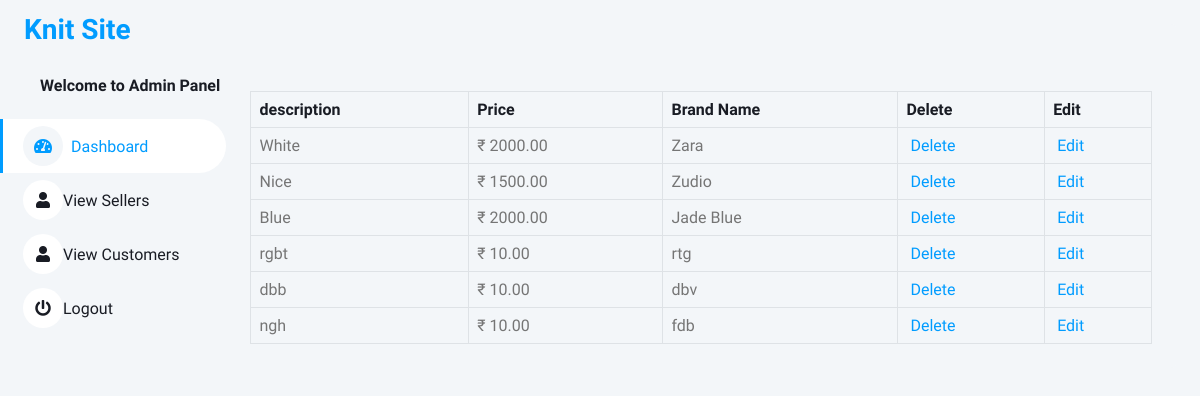
/Admin/view_products.php, run on an earlier commit of the app's database.
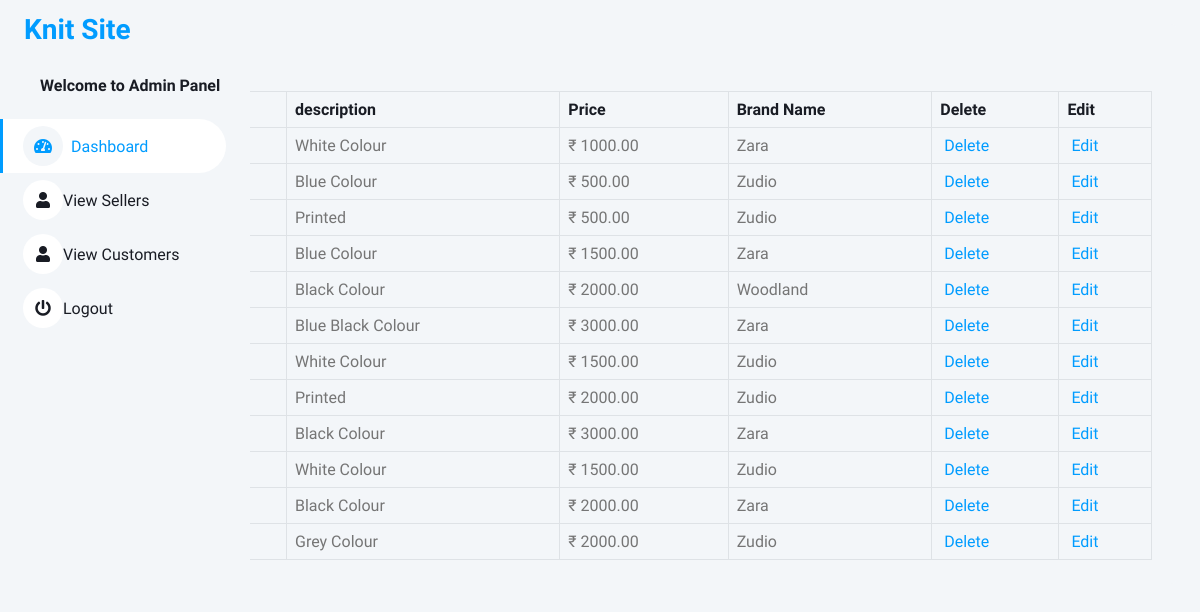
And on a later commit of the database.
### tables this page shows
CREATE TABLE `products` (
  `id` int(11) NOT NULL,
  `name` varchar(255) NOT NULL,
  `description` text DEFAULT NULL,
  `price` decimal(10,2) NOT NULL,
  `brand_name` varchar(255) DEFAULT NULL,
  `category` varchar(255) DEFAULT NULL,
  `image_path` varchar(255) DEFAULT NULL,
  `add_date` timestamp NOT NULL DEFAULT current_timestamp(),
  `status` int(1) DEFAULT 1,
  `SID` int(11) DEFAULT NULL,
  `quantity` int(11) DEFAULT NULL
);

### Admin/view_products.php (the view)
<?php
include 'includes/sidebar.php';
include 'includes/db.php';
?>
            <div class="container-fluid pt-4 px-4">
                <div class="bg-light text-center rounded p-4">
                    <div class="d-flex align-items-center justify-content-between mb-4">
                        <h6 class="mb-0">View Products</h6>
                    </div>
                    <div class="table-responsive">
                        <table class="table text-start align-middle table-bordered table-hover mb-0">
                            <thead>
                                <tr class="text-dark">
                                    <th scope="col">#</th>
                                    <th scope="col">name</th>
                                    <th scope="col">description</th>
                                    <th scope="col">Price</th>
                                    <th scope="col">Brand Name</th>
                                    <th scope="col">Delete</th>
                                    <th scope="col">Edit</th>
                                </tr>
                            </thead>
                            <tbody>
                                <?php
                                $i = 0;
                                $get_pro = "select * from products";
                                $run_pro = mysqli_query($connection, $get_pro);
                                while ($row_pro = mysqli_fetch_array($run_pro)) {
                                    $pro_id = $row_pro['id'];
                                    $pro_name = $row_pro['name'];
                                    $pro_title = $row_pro['description'];
                                    $pro_price = $row_pro['price'];
                                    $pro_brandname= $row_pro['brand_name'];
                                    $i++;
                                    ?>
                                    <tr>
                                        <td><?php echo $i; ?></td>
                                        <td><?php echo $pro_name  ; ?></td>
                                        <td><?php echo $pro_title; ?></td>
                                        <td>₹ <?php echo $pro_price; ?></td>
                                        <td><?php echo $pro_brandname; ?></td>
                                        <td>
                                            <a href="delete_product.php?delete_product=<?php echo $pro_id; ?>">
                                                <i class="fa fa-trash-o"> </i> Delete
                                            </a>
                                        </td>
                                        <td>
                                            <a href="edit_product.php?edit_product=<?php echo $pro_id; ?>">
                                                <i class="fa fa-pencil"> </i> Edit
                                            </a>
                                        </td>
                                    </tr>
<?php } ?>
                            </tbody>
                        </table>
                    </div>
                </div>
            </div>

What changed in the data, as far as the page shows it:
removed products: description "White", price "2000.00", brand_name "Zara"
removed products: description "Nice", price "1500.00", brand_name "Zudio"
removed products: description "Blue", price "2000.00", brand_name "Jade Blue"
removed products: description "rgbt", price "10.00", brand_name "rtg"
removed products: description "dbb", price "10.00", brand_name "dbv"
removed products: description "ngh", price "10.00", brand_name "fdb"
added products: description "White Colour", price "1000.00", brand_name "Zara"
added products: description "Blue Colour", price "500.00", brand_name "Zudio"
added products: description "Printed", price "500.00", brand_name "Zudio"
added products: description "Blue Colour", price "1500.00", brand_name "Zara"
added products: description "Black Colour", price "2000.00", brand_name "Woodland"
added products: description "Blue Black Colour", price "3000.00", brand_name "Zara"
added products: description "White Colour", price "1500.00", brand_name "Zudio"
added products: description "Printed", price "2000.00", brand_name "Zudio"
added products: description "Black Colour", price "3000.00", brand_name "Zara"
added products: description "White Colour", price "1500.00", brand_name "Zudio"
added products: description "Black Colour", price "2000.00", brand_name "Zara"
added products: description "Grey Colour", price "2000.00", brand_name "Zudio"
